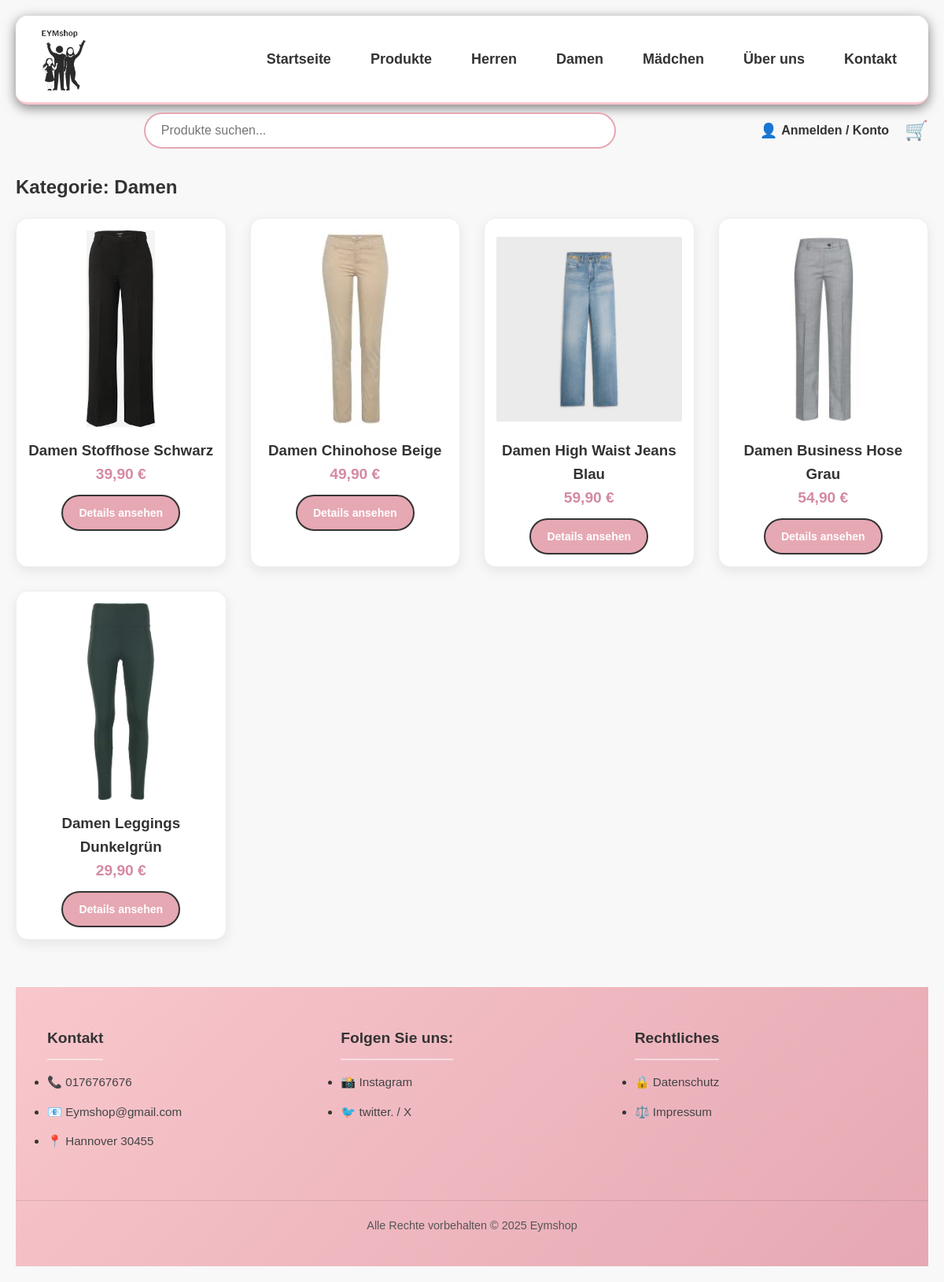
The app's page /produkte.php?kategorie=Damen with its own data.
### tables this page shows
CREATE TABLE `produkte` (
  `produkt_id` int NOT NULL,
  `kategorie_id` int NOT NULL,
  `produktname` varchar(150) NOT NULL,
  `markenname` varchar(100) DEFAULT NULL,
  `kurzbeschreibung` varchar(255) DEFAULT NULL,
  `produktbeschreibung` text,
  `preis` decimal(10,2) NOT NULL,
  `hauptbild` varchar(255) DEFAULT NULL
);

### public/produkte.php (the view, shortened to what this page needs)
<?php
require_once '../includes/functions.php';
$kategorie_filter = isset($_GET['kategorie']) ? $_GET['kategorie'] : null;
$search_query = isset($_GET['s']) ?
trim($_GET['s']) : null;
$produkte = [];
$titleSeitet = "Produkte";
if ($search_query) {
    $titleSeitet = "Suchergebnisse für: \"" . htmlspecialchars($search_query) . "\"";
    $sql = "SELECT * FROM produkte WHERE produktname LIKE ? OR produktbeschreibung LIKE ?";
    $stmt = $conn->prepare($sql);
    $searchTerm = "%" . $search_query . "%";
    $stmt->bind_param("ss", $searchTerm, $searchTerm);
    $stmt->execute();
    $produkte = $stmt->get_result();
} elseif ($kategorie_filter) {
    $titleSeitet = "Kategorie: " . htmlspecialchars($kategorie_filter);
    $sql_kat = "SELECT kategorie_id FROM kategorien WHERE kategoriename = ?";
    $stmt_kat = $conn->prepare($sql_kat);
    $stmt_kat->bind_param("s", $kategorie_filter);
    $stmt_kat->execute();
    $res_kat = $stmt_kat->get_result();
    if ($row = $res_kat->fetch_assoc()) {
        $kat_id = $row['kategorie_id'];
        $sql = "SELECT * FROM produkte WHERE kategorie_id = ?";
        $stmt = $conn->prepare($sql);
        $stmt->bind_param("i", $kat_id);
        $stmt->execute();
        $produkte = $stmt->get_result();
    } else {
        $produkte = getAllProducts($conn);
    }
} else {
    $produkte = getAllProducts($conn);
}
?>
<!DOCTYPE html>
<html lang="de">
<head>
    <link rel="stylesheet" href="../assets/css/styles.css">
</head>
<body>
<div class="container">
    <?php include '../includes/header.php'; ?>
    <h2>
        <?php echo $titleSeitet; ?>
    </h2>
    <div class="produkt-grid">
        <?php
        if ($produkte && $produkte->num_rows > 0) {
            while ($p = $produkte->fetch_assoc()) {
        ?>
            <div class="produkt-card">
                <div class="produkt-bild-container">
                    <img src="../<?php echo htmlspecialchars($p['hauptbild']); ?>"
                    alt="<?php echo htmlspecialchars($p['produktname']); ?>"
                    class="produkt-bild">
                </div>
                <h3><?php echo htmlspecialchars($p['produktname']);?></h3>
                <p style="font-size: 1.2em; color: #d48aa1; font-weight: bold;"><?php echo number_format($p['preis'],2, ',', '.'); ?> €</p>
                <a href="produktdetails.php?id=<?php echo $p['produkt_id'];?>" class="btn">Details ansehen</a>
            </div>
        <?php
            }
        } else {
        ?>
            <p>Keine Produkte gefunden.</p>
        <?php
        }
        ?>
    </div>
<?php require_once '../includes/footer.php'; ?>
</div>
</body>
</html>

### assets/css/styles.css (style rules this page uses)
* { margin: 0; padding: 0; box-sizing: border-box; }
body { font-family: 'Arial', sans-serif; background-color: #f8f8f8; color: #333; line-height: 1.6; }
.container { max-width: 1400px; margin: 0 auto; padding: 20px; }
.products-section, .produkt-grid { display: grid; grid-template-columns: repeat(auto-fit, minmax(250px, 1fr)); gap: 30px; margin-top: 20px; margin-bottom: 50px; width: 100%; }
.product-card, .produkt-card { background: #fff; border-radius: 15px; padding: 15px; text-align: center; box-shadow: 0 5px 15px rgba(0,0,0,0.08); transition: transform 0.3s ease, box-shadow 0.3s ease; border: 1px solid #eee; }
.product-image, .produkt-bild-container { height: 250px; margin-bottom: 15px; border-radius: 10px; overflow: hidden; display: flex; align-items: center; justify-content: center; background-color: #fff; }
.product-image img, .produkt-bild { max-height: 100%; max-width: 100%; object-fit: cover; object-position: top; }
.btn { display: inline-block; padding: 10px 20px; background-color: #e6a8b3; color: #fff; border: 2px solid #333; border-radius: 25px; text-decoration: none; font-weight: bold; font-size: 14px; cursor: pointer; transition: background-color 0.3s ease; margin-top: 10px; }

### records on screen
produkte: hauptbild (picture), produktname "Damen Stoffhose Schwarz", preis "39,90"
produkte: hauptbild (picture), produktname "Damen Chinohose Beige", preis "49,90"
produkte: hauptbild (picture), produktname "Damen High Waist Jeans Blau", preis "59,90"
produkte: hauptbild (picture), produktname "Damen Business Hose Grau", preis "54,90"
produkte: hauptbild (picture), produktname "Damen Leggings Dunkelgrün", preis "29,90"

### other values on screen
$titleSeitet "Kategorie: Damen"
